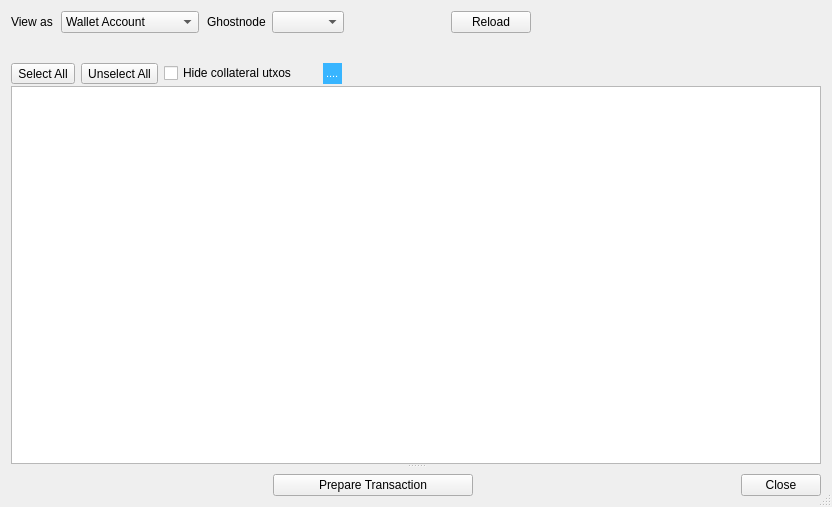
<?xml version="1.0" encoding="UTF-8"?>
<ui version="4.0">
 <class>SendPayoutDlg</class>
 <widget class="QDialog" name="SendPayoutDlg">
  <property name="geometry">
   <rect>
    <x>0</x>
    <y>0</y>
    <width>832</width>
    <height>507</height>
   </rect>
  </property>
  <property name="sizePolicy">
   <sizepolicy hsizetype="Preferred" vsizetype="Preferred">
    <horstretch>0</horstretch>
    <verstretch>0</verstretch>
   </sizepolicy>
  </property>
  <property name="windowTitle">
   <string>Dialog</string>
  </property>
  <property name="sizeGripEnabled">
   <bool>true</bool>
  </property>
  <property name="modal">
   <bool>true</bool>
  </property>
  <layout class="QVBoxLayout" name="verticalLayout">
   <item>
    <widget class="QWidget" name="pnl_input" native="true">
     <layout class="QVBoxLayout" name="verticalLayout_4">
      <property name="spacing">
       <number>0</number>
      </property>
      <property name="leftMargin">
       <number>0</number>
      </property>
      <property name="topMargin">
       <number>0</number>
      </property>
      <property name="rightMargin">
       <number>0</number>
      </property>
      <property name="bottomMargin">
       <number>0</number>
      </property>
      <item>
       <layout class="QHBoxLayout" name="lay_input">
        <property name="spacing">
         <number>8</number>
        </property>
        <item>
         <widget class="QLabel" name="label_3">
          <property name="text">
           <string>View as</string>
          </property>
         </widget>
        </item>
        <item>
         <widget class="QComboBox" name="cbo_address_source_mode">
          <property name="sizePolicy">
           <sizepolicy hsizetype="Fixed" vsizetype="Fixed">
            <horstretch>0</horstretch>
            <verstretch>0</verstretch>
           </sizepolicy>
          </property>
          <property name="minimumSize">
           <size>
            <width>0</width>
            <height>0</height>
           </size>
          </property>
          <property name="maximumSize">
           <size>
            <width>160</width>
            <height>16777215</height>
           </size>
          </property>
          <item>
           <property name="text">
            <string>Wallet Account</string>
           </property>
          </item>
          <item>
           <property name="text">
            <string>BIP32 Path</string>
           </property>
          </item>
          <item>
           <property name="text">
            <string>Ghostnode Address</string>
           </property>
          </item>
         </widget>
        </item>
        <item>
         <widget class="QStackedWidget" name="sw_address_source">
          <property name="sizePolicy">
           <sizepolicy hsizetype="Maximum" vsizetype="Maximum">
            <horstretch>0</horstretch>
            <verstretch>0</verstretch>
           </sizepolicy>
          </property>
          <property name="currentIndex">
           <number>2</number>
          </property>
          <widget class="QWidget" name="wdg_address_source_1">
           <property name="sizePolicy">
            <sizepolicy hsizetype="Maximum" vsizetype="Preferred">
             <horstretch>0</horstretch>
             <verstretch>0</verstretch>
            </sizepolicy>
           </property>
           <layout class="QHBoxLayout" name="horizontalLayout_6" stretch="0,0,0,0,0">
            <property name="spacing">
             <number>1</number>
            </property>
            <property name="leftMargin">
             <number>0</number>
            </property>
            <property name="topMargin">
             <number>0</number>
            </property>
            <property name="rightMargin">
             <number>0</number>
            </property>
            <property name="bottomMargin">
             <number>0</number>
            </property>
            <item>
             <widget class="QLabel" name="lbl_account">
              <property name="text">
               <string>Account  </string>
              </property>
             </widget>
            </item>
            <item>
             <widget class="QComboBox" name="cbo_hw_account_nr"/>
            </item>
            <item>
             <widget class="QToolButton" name="btn_add_hw_account_nr">
              <property name="toolTip">
               <string>Add new account number</string>
              </property>
              <property name="text">
               <string>.</string>
              </property>
             </widget>
            </item>
            <item>
             <spacer name="horizontalSpacer_6">
              <property name="orientation">
               <enum>Qt::Horizontal</enum>
              </property>
              <property name="sizeHint" stdset="0">
               <size>
                <width>40</width>
                <height>20</height>
               </size>
              </property>
             </spacer>
            </item>
            <item>
             <widget class="QLabel" name="lbl_hw_account_base_path">
              <property name="text">
               <string>...</string>
              </property>
             </widget>
            </item>
           </layout>
          </widget>
          <widget class="QWidget" name="wdg_address_source_2">
           <property name="sizePolicy">
            <sizepolicy hsizetype="Maximum" vsizetype="Preferred">
             <horstretch>0</horstretch>
             <verstretch>0</verstretch>
            </sizepolicy>
           </property>
           <layout class="QHBoxLayout" name="horizontalLayout_2">
            <property name="leftMargin">
             <number>0</number>
            </property>
            <property name="topMargin">
             <number>0</number>
            </property>
            <property name="rightMargin">
             <number>0</number>
            </property>
            <property name="bottomMargin">
             <number>0</number>
            </property>
            <item>
             <widget class="QLabel" name="lblSourceBip32Path">
              <property name="text">
               <string>BIP32 path</string>
              </property>
             </widget>
            </item>
            <item>
             <widget class="QLineEdit" name="edt_src_bip32_path">
              <property name="sizePolicy">
               <sizepolicy hsizetype="Fixed" vsizetype="Fixed">
                <horstretch>0</horstretch>
                <verstretch>0</verstretch>
               </sizepolicy>
              </property>
              <property name="maximumSize">
               <size>
                <width>100</width>
                <height>16777215</height>
               </size>
              </property>
              <property name="styleSheet">
               <string notr="true">background-color: lightgray;</string>
              </property>
              <property name="readOnly">
               <bool>true</bool>
              </property>
             </widget>
            </item>
            <item>
             <widget class="QToolButton" name="btn_src_bip32_path">
              <property name="toolTip">
               <string>Change BIP32 path</string>
              </property>
              <property name="text">
               <string>...</string>
              </property>
             </widget>
            </item>
            <item>
             <spacer name="horizontalSpacer_4">
              <property name="orientation">
               <enum>Qt::Horizontal</enum>
              </property>
              <property name="sizeHint" stdset="0">
               <size>
                <width>40</width>
                <height>20</height>
               </size>
              </property>
             </spacer>
            </item>
           </layout>
          </widget>
          <widget class="QWidget" name="wdg_address_source_3">
           <layout class="QHBoxLayout" name="horizontalLayout">
            <property name="leftMargin">
             <number>0</number>
            </property>
            <property name="topMargin">
             <number>0</number>
            </property>
            <property name="rightMargin">
             <number>0</number>
            </property>
            <property name="bottomMargin">
             <number>0</number>
            </property>
            <item>
             <widget class="QLabel" name="lbl_src_masternode">
              <property name="text">
               <string>Ghostnode</string>
              </property>
             </widget>
            </item>
            <item>
             <widget class="QComboBox" name="cbo_src_masternodes"/>
            </item>
            <item>
             <spacer name="horizontalSpacer_7">
              <property name="orientation">
               <enum>Qt::Horizontal</enum>
              </property>
              <property name="sizeHint" stdset="0">
               <size>
                <width>40</width>
                <height>20</height>
               </size>
              </property>
             </spacer>
            </item>
           </layout>
          </widget>
         </widget>
        </item>
        <item>
         <widget class="QPushButton" name="btnLoadTransactions">
          <property name="text">
           <string>Reload</string>
          </property>
          <property name="autoDefault">
           <bool>false</bool>
          </property>
         </widget>
        </item>
        <item>
         <spacer name="horizontalSpacer_5">
          <property name="orientation">
           <enum>Qt::Horizontal</enum>
          </property>
          <property name="sizeHint" stdset="0">
           <size>
            <width>40</width>
            <height>20</height>
           </size>
          </property>
         </spacer>
        </item>
       </layout>
      </item>
     </layout>
    </widget>
   </item>
   <item>
    <widget class="QSplitter" name="splitter">
     <property name="orientation">
      <enum>Qt::Vertical</enum>
     </property>
     <widget class="QWidget" name="main_widget" native="true">
      <layout class="QVBoxLayout" name="verticalLayout_2">
       <property name="spacing">
        <number>2</number>
       </property>
       <property name="leftMargin">
        <number>0</number>
       </property>
       <property name="topMargin">
        <number>0</number>
       </property>
       <property name="rightMargin">
        <number>0</number>
       </property>
       <property name="bottomMargin">
        <number>0</number>
       </property>
       <item>
        <widget class="QLabel" name="lbl_message_2">
         <property name="text">
          <string/>
         </property>
         <property name="openExternalLinks">
          <bool>true</bool>
         </property>
         <property name="textInteractionFlags">
          <set>Qt::LinksAccessibleByMouse|Qt::TextSelectableByMouse</set>
         </property>
        </widget>
       </item>
       <item>
        <layout class="QHBoxLayout" name="horizontalLayout_4">
         <property name="spacing">
          <number>6</number>
         </property>
         <property name="topMargin">
          <number>8</number>
         </property>
         <item>
          <widget class="QToolButton" name="btnCheckAll">
           <property name="toolTip">
            <string/>
           </property>
           <property name="text">
            <string>Select All</string>
           </property>
           <property name="iconSize">
            <size>
             <width>12</width>
             <height>12</height>
            </size>
           </property>
           <property name="toolButtonStyle">
            <enum>Qt::ToolButtonTextBesideIcon</enum>
           </property>
          </widget>
         </item>
         <item>
          <widget class="QToolButton" name="btnUncheckAll">
           <property name="toolTip">
            <string/>
           </property>
           <property name="text">
            <string>Unselect All</string>
           </property>
           <property name="iconSize">
            <size>
             <width>12</width>
             <height>12</height>
            </size>
           </property>
           <property name="toolButtonStyle">
            <enum>Qt::ToolButtonTextBesideIcon</enum>
           </property>
          </widget>
         </item>
         <item>
          <widget class="QCheckBox" name="chbHideCollateralTx">
           <property name="styleSheet">
            <string notr="true"/>
           </property>
           <property name="text">
            <string>Hide collateral utxos</string>
           </property>
          </widget>
         </item>
         <item>
          <widget class="QLabel" name="lbl_message">
           <property name="styleSheet">
            <string notr="true">margin-left:20px;
font-size:11px;
background-color: rgb(56, 181, 255);
color: rgb(255, 255, 255);</string>
           </property>
           <property name="text">
            <string>....</string>
           </property>
           <property name="wordWrap">
            <bool>false</bool>
           </property>
           <property name="openExternalLinks">
            <bool>true</bool>
           </property>
           <property name="textInteractionFlags">
            <set>Qt::LinksAccessibleByMouse|Qt::TextSelectableByMouse</set>
           </property>
          </widget>
         </item>
         <item>
          <spacer name="horizontalSpacer_3">
           <property name="orientation">
            <enum>Qt::Horizontal</enum>
           </property>
           <property name="sizeHint" stdset="0">
            <size>
             <width>40</width>
             <height>20</height>
            </size>
           </property>
          </spacer>
         </item>
        </layout>
       </item>
       <item>
        <widget class="QTableView" name="tableView">
         <property name="sizeAdjustPolicy">
          <enum>QAbstractScrollArea::AdjustToContentsOnFirstShow</enum>
         </property>
         <property name="selectionBehavior">
          <enum>QAbstractItemView::SelectRows</enum>
         </property>
         <property name="showGrid">
          <bool>true</bool>
         </property>
         <property name="sortingEnabled">
          <bool>false</bool>
         </property>
         <attribute name="verticalHeaderVisible">
          <bool>false</bool>
         </attribute>
         <attribute name="verticalHeaderCascadingSectionResizes">
          <bool>true</bool>
         </attribute>
         <attribute name="verticalHeaderHighlightSections">
          <bool>false</bool>
         </attribute>
        </widget>
       </item>
      </layout>
     </widget>
     <widget class="QWidget" name="dest_widget1" native="true">
      <property name="sizePolicy">
       <sizepolicy hsizetype="Preferred" vsizetype="Expanding">
        <horstretch>0</horstretch>
        <verstretch>0</verstretch>
       </sizepolicy>
      </property>
      <layout class="QVBoxLayout" name="verticalLayout_3">
       <property name="leftMargin">
        <number>0</number>
       </property>
       <property name="topMargin">
        <number>0</number>
       </property>
       <property name="rightMargin">
        <number>0</number>
       </property>
       <property name="bottomMargin">
        <number>0</number>
       </property>
       <item>
        <widget class="QFrame" name="dest_widget">
         <property name="frameShape">
          <enum>QFrame::StyledPanel</enum>
         </property>
        </widget>
       </item>
      </layout>
     </widget>
    </widget>
   </item>
   <item>
    <layout class="QHBoxLayout" name="horizontalLayout_3">
     <item>
      <spacer name="horizontalSpacer_2">
       <property name="orientation">
        <enum>Qt::Horizontal</enum>
       </property>
       <property name="sizeHint" stdset="0">
        <size>
         <width>40</width>
         <height>20</height>
        </size>
       </property>
      </spacer>
     </item>
     <item>
      <widget class="QPushButton" name="btnSend">
       <property name="sizePolicy">
        <sizepolicy hsizetype="Minimum" vsizetype="Minimum">
         <horstretch>0</horstretch>
         <verstretch>0</verstretch>
        </sizepolicy>
       </property>
       <property name="minimumSize">
        <size>
         <width>200</width>
         <height>0</height>
        </size>
       </property>
       <property name="maximumSize">
        <size>
         <width>200</width>
         <height>16777215</height>
        </size>
       </property>
       <property name="text">
        <string>Prepare Transaction</string>
       </property>
       <property name="autoDefault">
        <bool>false</bool>
       </property>
      </widget>
     </item>
     <item>
      <spacer name="horizontalSpacer">
       <property name="orientation">
        <enum>Qt::Horizontal</enum>
       </property>
       <property name="sizeHint" stdset="0">
        <size>
         <width>40</width>
         <height>20</height>
        </size>
       </property>
      </spacer>
     </item>
     <item alignment="Qt::AlignRight">
      <widget class="QPushButton" name="btnClose">
       <property name="sizePolicy">
        <sizepolicy hsizetype="Maximum" vsizetype="Fixed">
         <horstretch>0</horstretch>
         <verstretch>0</verstretch>
        </sizepolicy>
       </property>
       <property name="minimumSize">
        <size>
         <width>0</width>
         <height>0</height>
        </size>
       </property>
       <property name="layoutDirection">
        <enum>Qt::LeftToRight</enum>
       </property>
       <property name="text">
        <string>Close</string>
       </property>
       <property name="autoDefault">
        <bool>false</bool>
       </property>
      </widget>
     </item>
    </layout>
   </item>
  </layout>
 </widget>
 <resources/>
 <connections/>
</ui>
